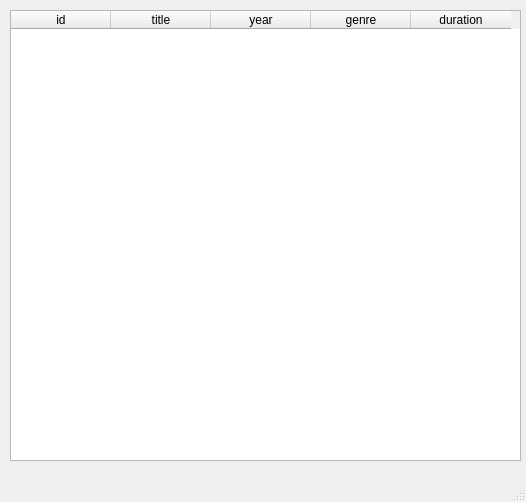
<?xml version="1.0" encoding="UTF-8"?>
<ui version="4.0">
 <class>MainWindow</class>
 <widget class="QMainWindow" name="MainWindow">
  <property name="geometry">
   <rect>
    <x>0</x>
    <y>0</y>
    <width>526</width>
    <height>502</height>
   </rect>
  </property>
  <property name="windowTitle">
   <string>MainWindow</string>
  </property>
  <widget class="QWidget" name="centralwidget">
   <widget class="QTableWidget" name="tableWidget">
    <property name="geometry">
     <rect>
      <x>10</x>
      <y>10</y>
      <width>511</width>
      <height>451</height>
     </rect>
    </property>
    <column>
     <property name="text">
      <string>id</string>
     </property>
    </column>
    <column>
     <property name="text">
      <string>title</string>
     </property>
    </column>
    <column>
     <property name="text">
      <string>year</string>
     </property>
    </column>
    <column>
     <property name="text">
      <string>genre</string>
     </property>
    </column>
    <column>
     <property name="text">
      <string>duration</string>
     </property>
    </column>
   </widget>
  </widget>
  <widget class="QMenuBar" name="menubar">
   <property name="geometry">
    <rect>
     <x>0</x>
     <y>0</y>
     <width>526</width>
     <height>21</height>
    </rect>
   </property>
  </widget>
  <widget class="QStatusBar" name="statusbar"/>
 </widget>
 <resources/>
 <connections/>
</ui>
